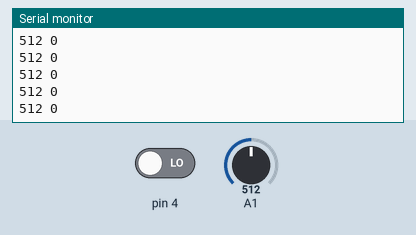
Simulated run of this sketch. Board: Arduino Uno, built with avr-gcc and run on an emulated ATmega328P. Shown: the last lines printed to the serial monitor. The inputs (shaded band) are chosen by the test bench; at power-on: A1 = 512, pin 4 LOW.

Above: at 1.2 s.
1.3 s: A1 set to 990
At 2.3 s:
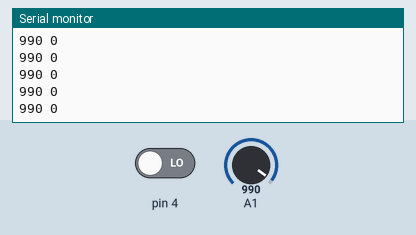
2.8 s: A1 set to 1012
At 3.3 s:
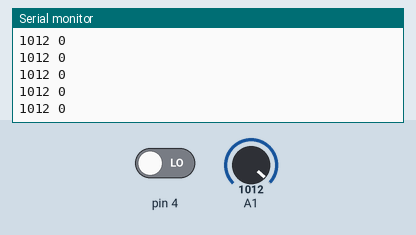
Timing chart, 0 to 5.8 s (numbered marks = the images above; inputs shaded):
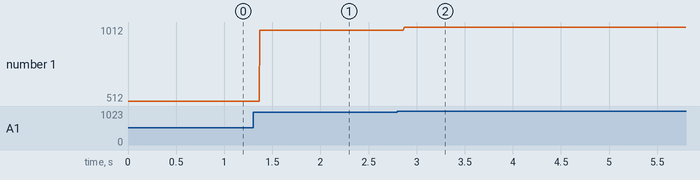

The sketch:

SerialPrint.ino
```cpp
void setup() {
  // put your setup code here, to run once:
  Serial.begin(9600);
}

void loop() {
  // put your main code here, to run repeatedly:
  int aSensorReading = analogRead(A1);
  bool dSensorReading = digitalRead(4);
  Serial.print(aSensorReading);
  Serial.print(" ");
  Serial.println(dSensorReading);
}
```

Measured:
- after the input at 1.3 s, the serial monitor: prints a new line after 0.07 s (image 1)
- after the input at 2.8 s, the serial monitor: prints a new line after 0.07 s (image 2)
- plotted number 1: 512 → 990 after the input at 1.3 s, 990 → 1012 after the input at 2.8 s
